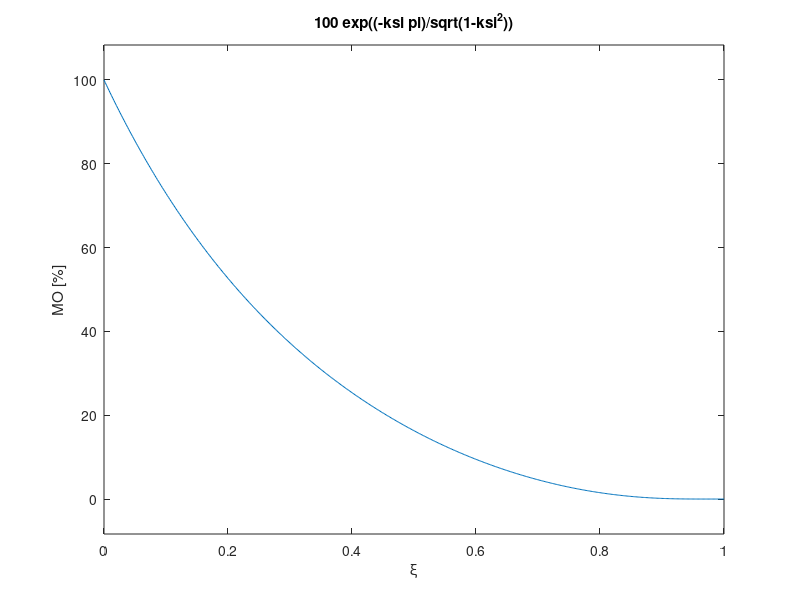
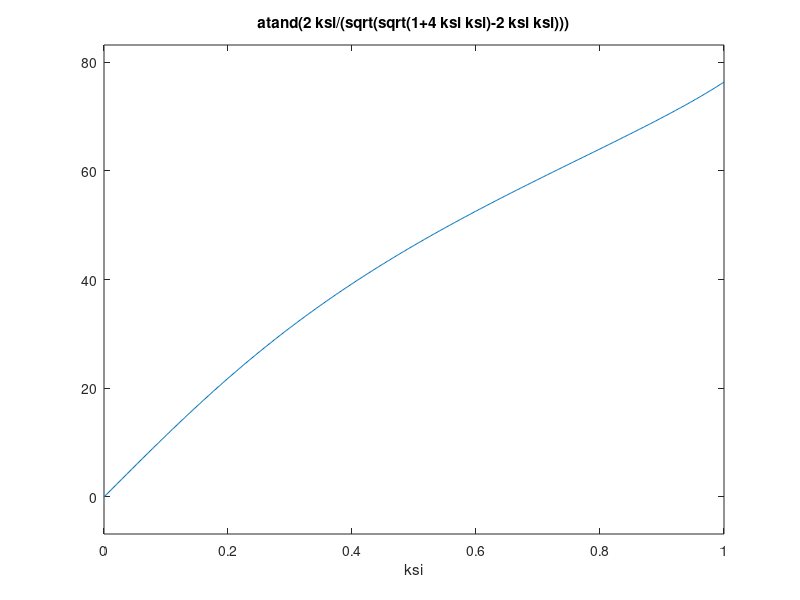
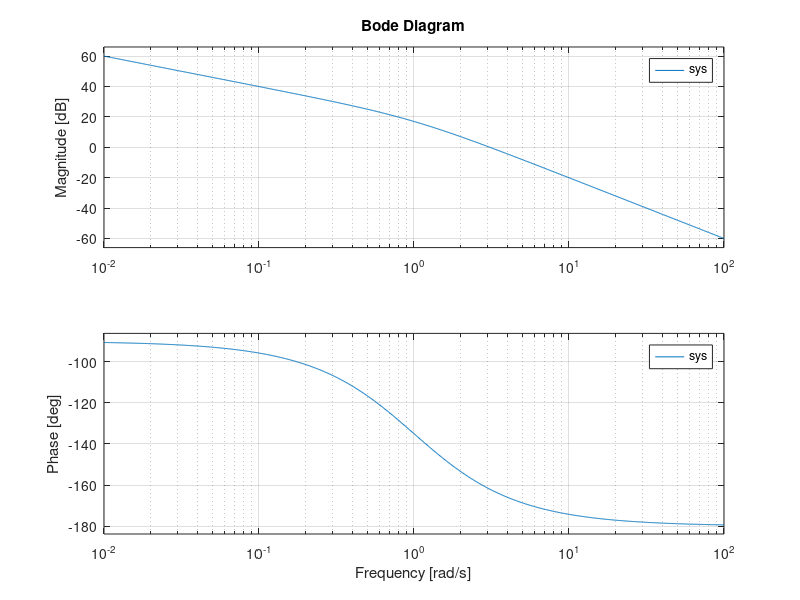
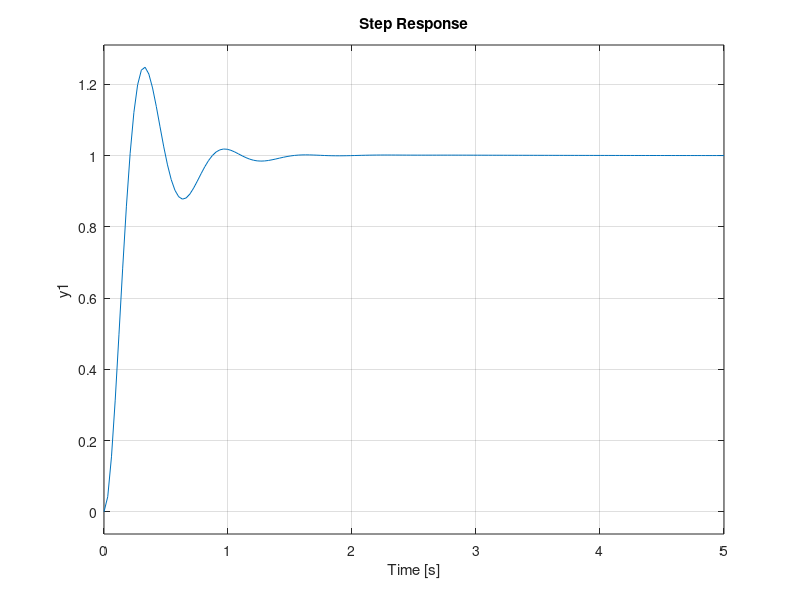

Reproduce these figures in MATLAB, in order.
figure()
ezplot('100*exp((-ksi*pi)/sqrt(1-ksi^2))',[0 1])
ylabel('MO [%]'), xlabel('\xi')
%odczytujemy ksi 0.4037

figure()
ezplot('atand(2*ksi/(sqrt(sqrt(1+4*ksi*ksi)-2*ksi*ksi)))',[0 1])
%odczytujemy PM 39.5

s = tf('s')
sys = 10/(s*(s+1))

[Gm,Pm,Wgm,Wpm] = margin(sys)

disp('Margin: ')

disp(Pm)
%Pm okolo 18

theta = 39.5 - 18

a = (1-sind(theta))/(1+sind(theta))

target = -10*log10(a)
%ok 3.3

figure()
bode(sys)
%dla wzmocnienia /target/ odczytujemy czestotliwosc ok 2.5

freq = 2.5

%przeksztalcony wzor na T
T = 1/(freq*sqrt(a))
%ok 0.59

s = tf('s')
kompensator = (1/a)*((s+1/T)/(s+1/(a*T)))

%zamkniety bez kompensacji
G_z = feedback(sys,1) 
figure()
step(G_z)
hold on
step(feedback(sys*kompensator,1))
step(feedback(sys*kompensator*kompensator,1))
step(feedback(sys*kompensator*kompensator*kompensator,1))

